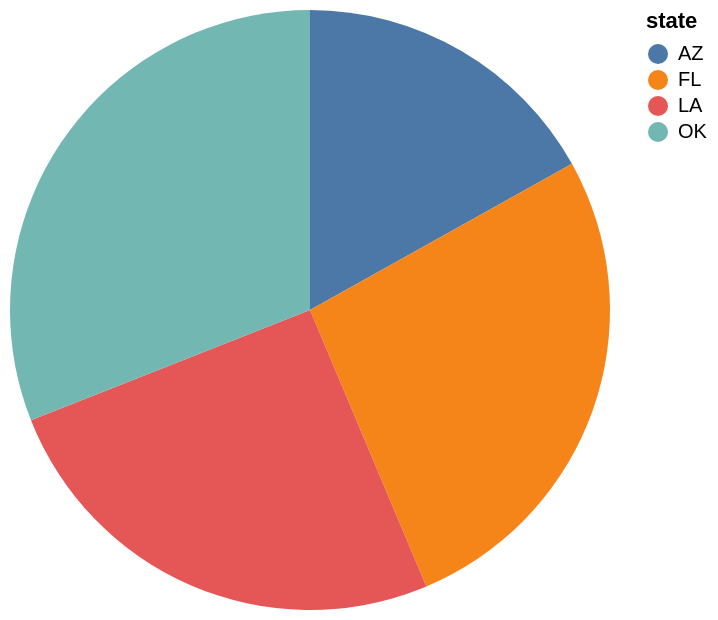

Express this chart as Vega-Lite.
### Vega-Lite specification from a JSON file in a GitHub repository (floating-point values rounded to 4 significant figures)
{"data": {"values": [{"x_data": "AZ", "y_data": 12000}, {"x_data": "FL", "y_data": 19000}, {"x_data": "LA", "y_data": 18000}, {"x_data": "OK", "y_data": 22000}]}, "mark": "arc", "encoding": {"theta": {"field": "y_data", "type": "quantitative", "title": "min(enr)"}, "color": {"field": "x_data", "type": "nominal", "title": "state"}}}
